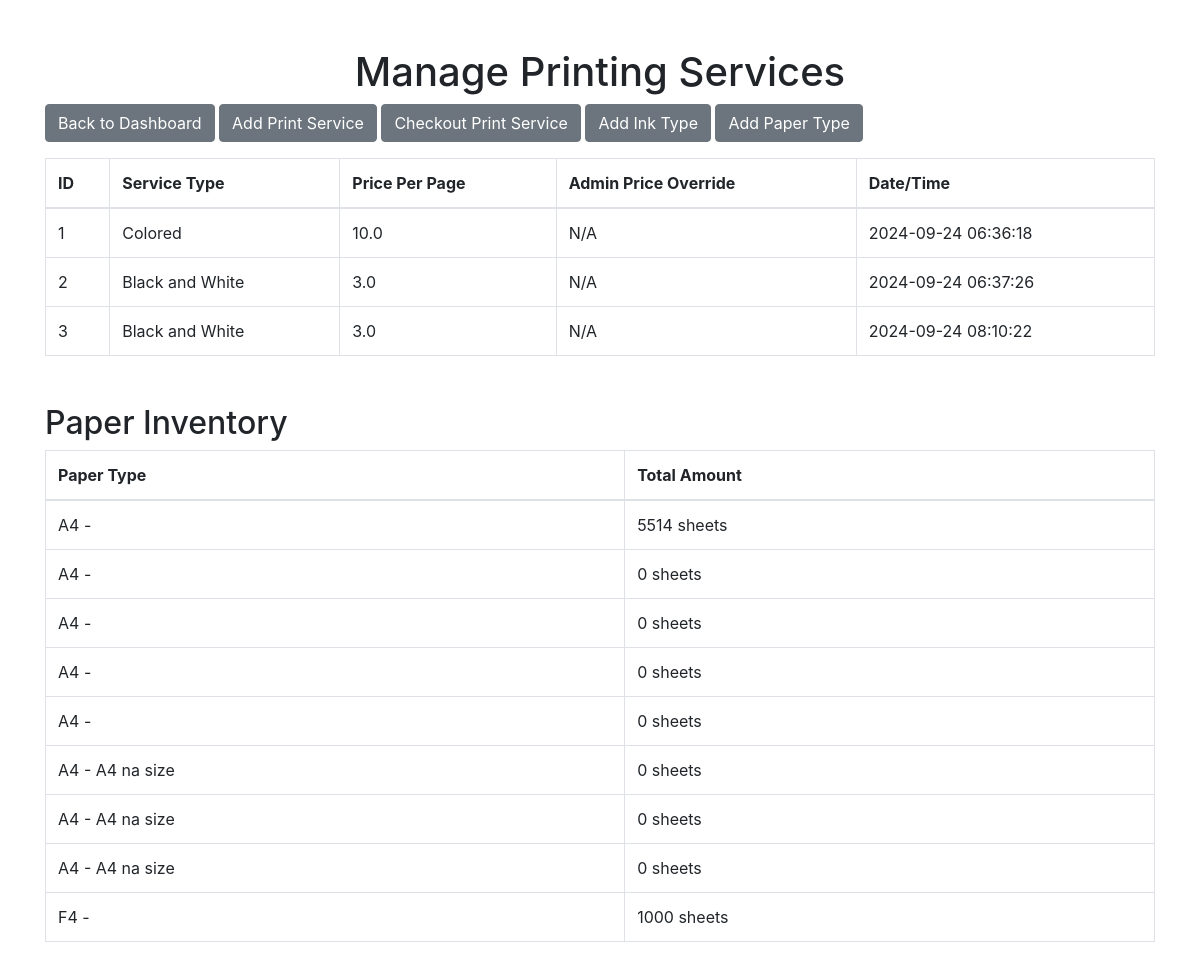
Page /manage_printing_services on the committed database.
### app.py (models this page shows, shortened)
class PrintService(db.Model):
    id = db.Column(db.Integer, primary_key=True)
    service_type = db.Column(db.String(100), nullable=False)  # e.g., 'Photocopy', 'Black and White Print'
    price_per_page = db.Column(db.Float, nullable=False)
    admin_price_override = db.Column(db.Float, nullable=True)
    timestamp = db.Column(db.DateTime, nullable=False, default=db.func.current_timestamp())

class PaperInventory(db.Model):
    id = db.Column(db.Integer, primary_key=True)
    rim_count = db.Column(db.Integer, nullable=False)  # Number of full paper rims
    individual_paper_count = db.Column(db.Integer, nullable=False)  # Track per sheet
    amount_spent = db.Column(db.Float, nullable=False)  # Total cost for the paper purchase
    last_restock_date = db.Column(db.DateTime, nullable=False, default=db.func.current_timestamp())
    paper_type_id = db.Column(db.Integer, db.ForeignKey('paper_type.id'), nullable=False)
    paper_type = db.relationship('PaperType', backref='inventory_items', lazy=True)
    location_id = db.Column(db.Integer, db.ForeignKey('location.id'), nullable=False)
    location = db.relationship('Location', backref='paper_inventory', lazy=True)

### app.py (the view)
@app.route('/manage_printing_services')
def manage_printing_services():
    print_services = PrintService.query.all()  # Fetch all print services
    paper_types = PaperType.query.all()        # Fetch all available paper types
    paper_inventory = PaperInventory.query.all()
    paper_data = []
    for paper_type in paper_types:
        inventory = PaperInventory.query.filter_by(paper_type_id=paper_type.id).first()
        paper_data.append({
            'type': f"{paper_type.size} - {paper_type.description}",
            'total_amount': inventory.rim_count if inventory else 0  # Default to 0 if no inventory found
        })
    return render_template('manage_printing_services.html',
                           print_services=print_services,
                           paper_inventory=paper_data  # Pass combined data to the template
                           )

### templates/manage_printing_services.html (shortened to what this page needs)
<!DOCTYPE html>
<html lang="en">
<head>
    <link rel="stylesheet" href="https://stackpath.bootstrapcdn.com/bootstrap/4.3.1/css/bootstrap.min.css">
</head>
<body>
    <div class="container mt-5">
        <h1 class="text-center">Manage Printing Services</h1>
        <a href="{{ url_for('another_dashboard') }}" class="btn btn-secondary mb-3">Back to Dashboard</a>
        <a href="{{ url_for('add_print_service') }}" class="btn btn-secondary mb-3">Add Print Service</a>
        <a href="{{ url_for('checkout_print_service') }}" class="btn btn-secondary mb-3">Checkout Print Service</a>
        <button type="button" class="btn btn-secondary mb-3" data-toggle="modal" data-target="#inkTypeModal">
            Add Ink Type
        </button>
        <button type="button" class="btn btn-secondary mb-3" data-toggle="modal" data-target="#paperTypeModal">
            Add Paper Type
        </button>
        <table class="table table-bordered">
            <thead>
                <tr>
                    <th>ID</th>
                    <th>Service Type</th>
                    <th>Price Per Page</th>
                    <th>Admin Price Override</th>
                    <th>Date/Time</th>
                </tr>
            </thead>
            <tbody>
                {% for service in print_services %}
                <tr>
                    <td>{{ service.id }}</td>
                    <td>{{ service.service_type }}</td>
                    <td>{{ service.price_per_page }}</td>
                    <td>{{ service.admin_price_override if service.admin_price_override else 'N/A' }}</td>
                    <td>{{ service.timestamp }}</td>
                </tr>
                {% endfor %}
            </tbody>
        </table>
        <h2 class="mt-5">Paper Inventory</h2>
        <table class="table table-bordered">
            <thead>
                <tr>
                    <th>Paper Type</th>
                    <th>Total Amount</th>
                </tr>
            </thead>
            <tbody>
                {% for paper in paper_inventory %}
                <tr>
                    <td>{{ paper.type }}</td>
                    <td>{{ paper.total_amount }} sheets</td>
                </tr>
                {% endfor %}
            </tbody>
        </table>
    </div>
</body>
</html>

### rows in the picture
PrintService: id "1", service_type "Colored", price_per_page "10.0", admin_price_override "N/A", timestamp "2024-09-24 06:36:18"
PrintService: id "2", service_type "Black and White", price_per_page "3.0", admin_price_override "N/A", timestamp "2024-09-24 06:37:26"
PrintService: id "3", service_type "Black and White", price_per_page "3.0", admin_price_override "N/A", timestamp "2024-09-24 08:10:22"
PaperInventory: type "A4 -", total_amount "5514"
PaperInventory: type "F4 -", total_amount "1000"

### other values in the picture
{{ paper.type }} "A4 -" "A4 -" "A4 -" "A4 -" "A4 - A4 na size" "A4 - A4 na size" "A4 - A4 na size"
{{ paper.total_amount }} "0" "0" "0" "0" "0" "0" "0"
